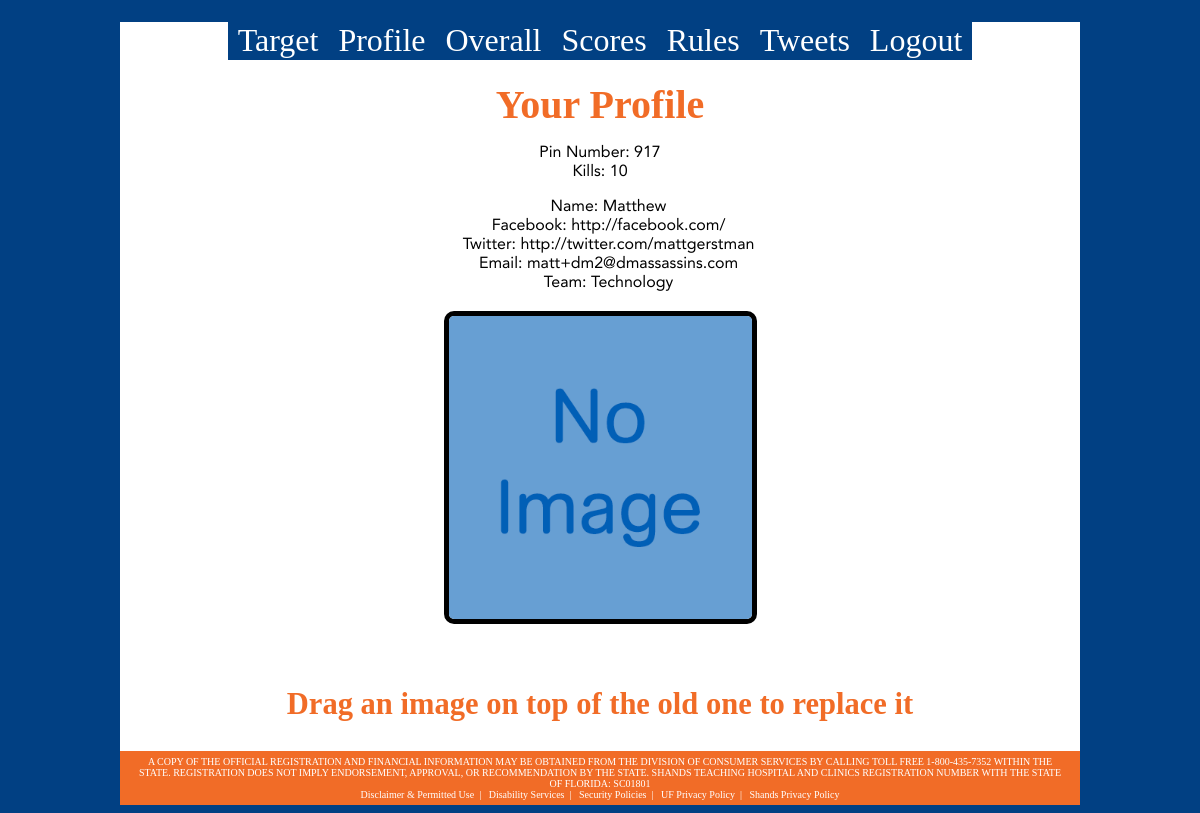
Screenshot of /myProfile.php (signed in) with the database file from the repository.
### tables this page shows
CREATE TABLE `users` (
  `pin` smallint(3) NOT NULL,
  `username` int(11) DEFAULT NULL,
  `name` text,
  `email` text,
  `mailed` tinyint(1) DEFAULT '0',
  `facebook` text,
  `twitter` text,
  `img` text,
  `team` int(11) DEFAULT '-5',
  `usertype` int(11) DEFAULT '0',
  `killed` int(11) DEFAULT '0',
  `alive` tinyint(1) DEFAULT '1',
  `target` smallint(3) DEFAULT NULL,
  `targetted` tinyint(1) DEFAULT NULL,
  `time` timestamp NOT NULL DEFAULT CURRENT_TIMESTAMP ON UPDATE CURRENT_TIMESTAMP,
  `showbutton` tinyint(1) DEFAULT '1',
  `changed` tinyint(1) DEFAULT '0',
  `lastkilled` time DEFAULT NULL,
  `lat` text,
  `long` text,
  `timetodeath` datetime DEFAULT NULL,
  `timetodeathb` datetime DEFAULT NULL,
  `sneakPeak` int(1) DEFAULT '0',
  PRIMARY KEY (`pin`),
  UNIQUE KEY `username` (`username`)
);

### connectToServer.php (called while the page is built, shortened)
<?php
function connect()
{
	$username = "root";
}
?>

### getTeam.php (called while the page is built, shortened)
<?php
function getTeam($teamNum)
{
	switch ($teamNum)
	{
		case	13	: $outputTeam = "Technology"; break;
	}
	return $outputTeam;
}
?>

### myProfile.php (the view, shortened to what this page needs)
<?php
include('getTeam.php');
?>
<html>
<head>
<link href="styles.css" rel="stylesheet" type="text/css" />
</head>
<body>
<div class="container">
<?php
include("dashboard.php");
	$table = "users";
include_once("connectToServer.php");
	$result = mysql_query("SELECT * FROM $table where username = '$username'");
	$pin = mysql_result($result,0,"pin");
	$name = mysql_result($result,0,"name");
	$twitter = mysql_result($result,0,"twitter");
	$email = mysql_result($result,0,"email");
	$team = mysql_result($result,0,"team");
	$kills = mysql_result($result,0,"killed");
	$img = mysql_result($result,0,"img");
	$outputTeam = getTeam($team);
?>
<h1>Your Profile</h1>
<p>Pin Number: <?php echo $pin; ?><br />
Kills: <?php echo $kills; ?> </p>
<p class="item" id="name">Name: <span id="nameSpan"><?php echo $name; ?></span></p><br /><p class="item" id="facebook">Facebook: http://facebook.com/</p><br />
<p class="item" id="twitter">Twitter: http://twitter.com/<span id="twitterSpan"><?php echo $twitter?></span></p><br />
<img src="editprofile.png" class="editPen" /><p class="item" id="email">Email: <span id="emailSpan"><?php echo $email?></span></p><input type="text" id="emailInput" class="profileEdit" category="email" value="<?php echo $email; ?>"/><br />
<img src="editprofile.png" class="editPen" /><p class="item" id="team">Team: <span id="teamSpan"><?php echo $outputTeam;?></span></p>
<br /><br />
<div id="dropbox">
			<span class="message"><img class="overall_img" src="<?php if ($img) {echo "uploads/".$img;} else {echo "drophere.png";} ?>" /></i></span>
		</div>
	<?php
	if ($img)
	{
	?><br /><h2>Drag an image on top of the old one to replace it</h2><?php
	}
	else
	{?>
		<br /><h2>if you have any issues uploading your image, email your overall and they can do it for you.</h2>
	<?php } ?>
<br />
</div>
<div class="footer">
	<div class="footer_content">
		A COPY OF THE OFFICIAL REGISTRATION AND FINANCIAL INFORMATION MAY BE OBTAINED FROM THE DIVISION OF CONSUMER SERVICES BY CALLING TOLL FREE 1-800-435-7352 WITHIN THE STATE. REGISTRATION DOES NOT IMPLY ENDORSEMENT, APPROVAL, OR RECOMMENDATION BY THE STATE. SHANDS TEACHING HOSPITAL AND CLINICS REGISTRATION NUMBER WITH THE STATE OF FLORIDA: SC01801<br />
		<div class="footer_spacing">
			<a href="http://www.health.ufl.edu/disclaimer.shtml">Disclaimer & Permitted Use</a>&nbsp;&nbsp;|&nbsp;&nbsp;
			<a href="http://www.ufl.edu/disability/">Disability Services</a>&nbsp;&nbsp;|&nbsp;&nbsp;
			<a href="https://security.health.ufl.edu">Security Policies</a>&nbsp;&nbsp;|&nbsp;&nbsp;
			<a href="http://privacy.ufl.edu/privacystatement.html">UF Privacy Policy</a>&nbsp;&nbsp;|&nbsp;&nbsp;
			<a href="http://www.shands.org/terms.asp">Shands Privacy Policy</a>
		</div>
	</div>
</div>
</body>
</html>

### styles.css (style rules this page uses)
body { background: url('http://floridadm.org/view.image?id=1101') repeat-x #014083; font-family: AGReg; }
.container { margin: 0px auto; margin-top: 22px; margin-bottom: -20px; width: 960px; background-color:#FFFFFF; overflow: hidden; text-align: center; }
.item { display:inline; margin-left:17px; cursor:pointer; }
h1 { text-align:center; margin:20 0 10px 0; font-size:2.5em; font-family:AGMed; color:#f16c27; }
h2 { font-size:1.910em; font-family:AGMed; color:#f16c27; }
a { color:#014083; text-decoration:none; }
p { font-family:AvenirLight; }
.footer { margin:0 auto; background-color: #f16c27; width: 960px; margin-top: 5px; }
.footer_content { margin: 0px auto; width: 930px; color: #ffffff; font-size: 10px; text-align: center; padding-top: 5px; padding-bottom: 5px; }
.footer_content a { margin: 0px auto; width: 930px; color: #ffffff; font-size: 10px; text-align: center; text-decoration: none; }
#dropbox img { width:303px; margin-bottom:20px; border:5px solid; border-radius:10px; }
.overall_img { width:303px; margin-bottom:20px; border:5px solid; border-radius:10px; }

### rows the page displays
users: pin "917", killed "10", name "Matthew", twitter "mattgerstman", email "matt+dm2@dmassassins.com", team "Technology", img (placeholder picture)
